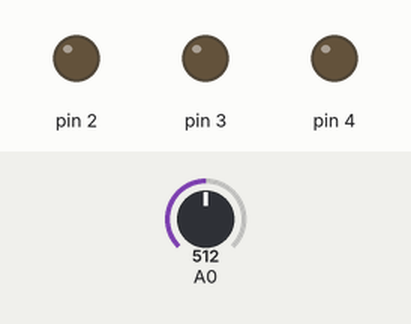
A sketch run on a simulated Arduino Uno, built with avr-gcc and run on an emulated ATmega328P. On the bench: output pins drawn as LEDs (lit = HIGH). The inputs (shaded band) are chosen by the test bench; at power-on: A0 = 512.

Above: at 1.2 s.
1.3 s: A0 set to 533
2.8 s: A0 set to 563
At 4.0 s:
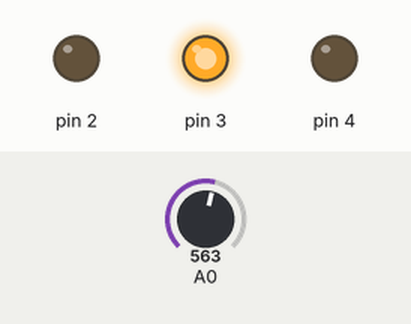
4.3 s: A0 set to 440
At 5.3 s:
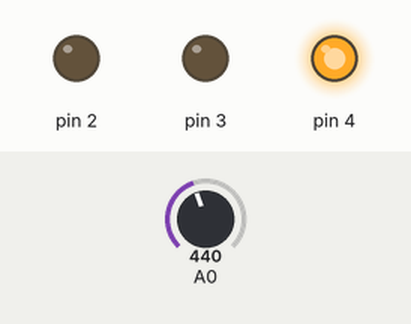
5.8 s: A0 set to 462
At 6.4 s:
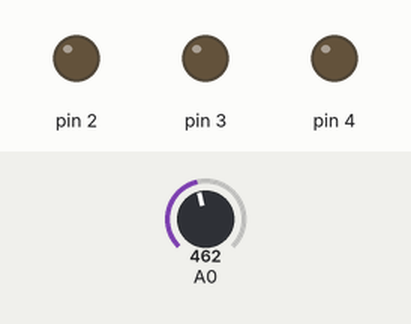
7.3 s: A0 set to 560
At 7.6 s:
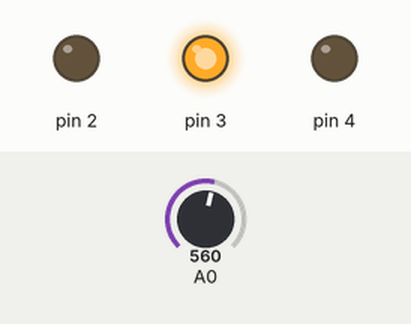
Timing chart, 0 to 9.8 s (numbered marks = the images above; inputs shaded):
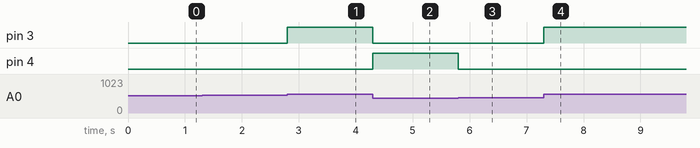

Measured:
- the behaviour switches between 550 and 551 on A0 (found by bisection; images 0 and 1)
- the behaviour switches between 449 and 450 on A0 (found by bisection; images 2 and 3)
- after the input at 1.3 s, every drawn part: stays the same
- after the input at 2.8 s, pin 3: LOW → HIGH at once
- after the input at 4.3 s, pin 3: HIGH → LOW at once; pin 4: LOW → HIGH at once
- after the input at 5.8 s, pin 4: HIGH → LOW at once
- after the input at 7.3 s, pin 3: LOW → HIGH at once

The sketch:

20220330_Arduino.ino
```cpp
void setup() {
  Serial.begin(9600);
  pinMode(1,OUTPUT);
  pinMode(2,OUTPUT);
  pinMode(3,OUTPUT);
  pinMode(4,OUTPUT);
  pinMode(A0,INPUT);
  pinMode(A1,INPUT);
}
void loop(){
if (analogRead(A0)>550){//前
    digitalWrite(3,HIGH);//IN_1
    digitalWrite(4,LOW);//IN_2
    digitalWrite(5,HIGH);//IN_3
    digitalWrite(6,LOW);//IN_4
}
else if(analogRead(A0)<450){//後
    digitalWrite(3,LOW);//IN_1
    digitalWrite(4,HIGH);//IN_2
    digitalWrite(5,LOW);//IN_3
    digitalWrite(6,HIGH);//IN_4
}
  else{//中間
    digitalWrite(3,LOW);
    digitalWrite(4,LOW);
    digitalWrite(5,LOW);
    digitalWrite(6,LOW);
}
/*
Serial.print(digitalRead(11));
Serial.print(" ");
Serial.print(analogRead(A1));
Serial.print(" ");
Serial.println(analogRead(A2));
*/
}
```
